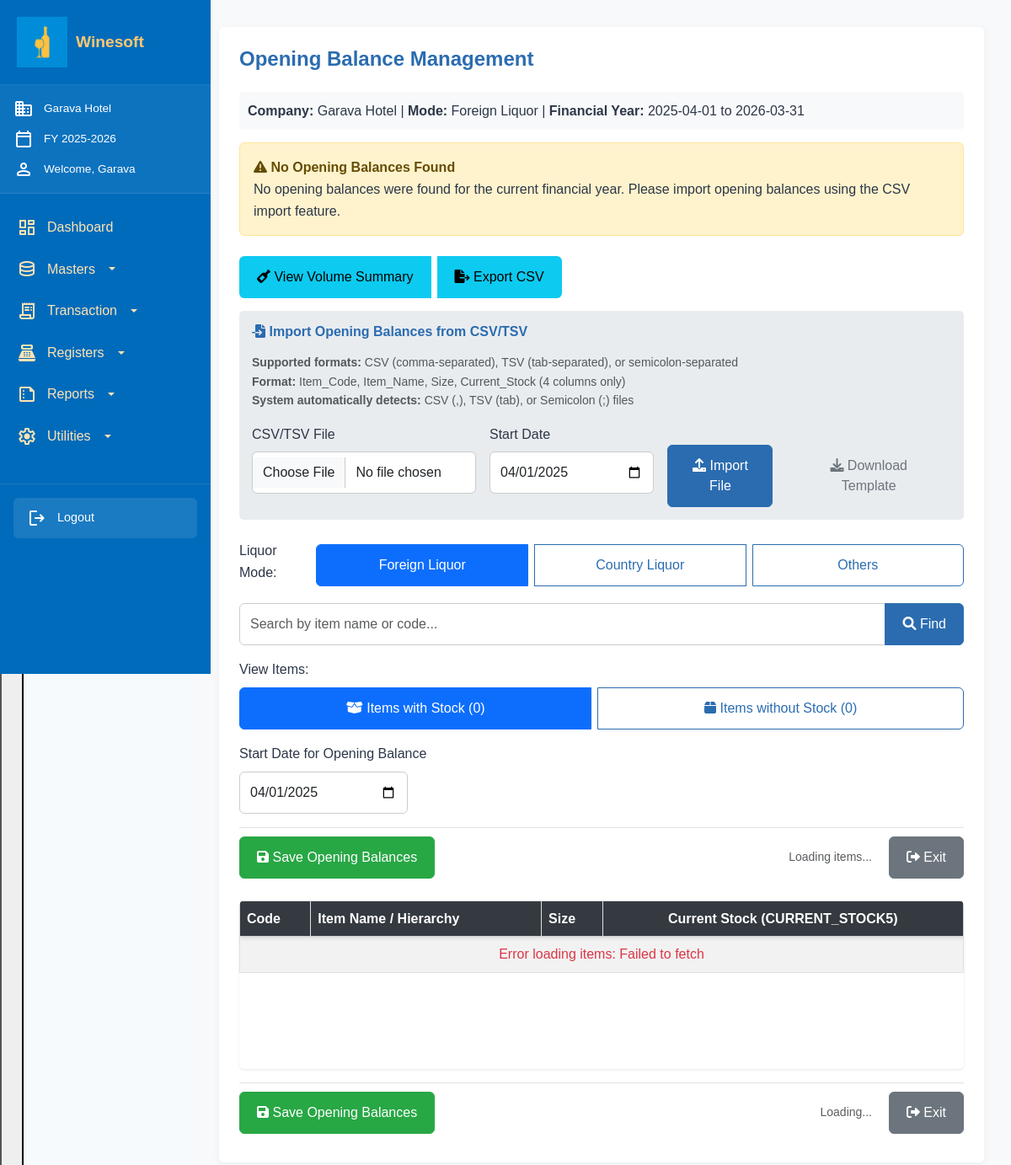
/public/opening_balance.php (signed in), run on the app's committed database.
### tables this page shows
CREATE TABLE `tblcompany` (
  `CompID` int(11) NOT NULL,
  `COMP_NAME` varchar(50) NOT NULL,
  `CF_LINE` varchar(15) DEFAULT NULL,
  `CS_LINE` varchar(35) DEFAULT NULL,
  `FIN_YEAR` int(15) NOT NULL,
  `COMP_ADDR` varchar(100) DEFAULT NULL,
  `COMP_FLNO` varchar(12) DEFAULT NULL,
  `GST_NO` varchar(20) DEFAULT NULL,
  `MVAT_NO` varchar(20) DEFAULT NULL,
  `license_type_id` int(11) DEFAULT NULL,
  `License_Type` varchar(20) DEFAULT NULL,
  `CREATED_AT` timestamp NOT NULL DEFAULT current_timestamp(),
  `UPDATED_AT` timestamp NOT NULL DEFAULT current_timestamp() ON UPDATE current_timestamp(),
  `IMFLLimit` decimal(15,2) DEFAULT NULL,
  `BEERLimit` decimal(15,2) DEFAULT NULL,
  `CLLimit` decimal(15,2) DEFAULT NULL,
  `sales_tax_percent` decimal(5,2) DEFAULT 0.00,
  `cl_tax` decimal(10,2) DEFAULT 0.00,
  `imfl_tax` decimal(10,2) DEFAULT 0.00,
  `wine_tax` decimal(10,2) DEFAULT 0.00,
  `mid_beer_tax` decimal(10,2) DEFAULT 0.00,
  `strong_beer_tax` decimal(10,2) DEFAULT 0.00,
  `tcs_percent` decimal(5,2) DEFAULT 1.00,
  `surcharges_percent` decimal(5,2) DEFAULT 0.00,
  `educ_cess_percent` decimal(5,2) DEFAULT 0.00,
  `court_fees` decimal(10,2) DEFAULT 10.00,
  `check_negative_balance` tinyint(1) DEFAULT 0,
  `customer_sales` varchar(50) DEFAULT 'SHOP',
  `winesoft_path` varchar(255) DEFAULT 'C:\\Wines\\WINE0910\\A.DBF',
  `max_mls_per_bill` int(11) DEFAULT NULL,
  `d_printing_mode` varchar(20) DEFAULT 'Printer',
  `display_sub_heads` tinyint(1) DEFAULT 1,
  `stock_valuation_percent` decimal(5,2) DEFAULT 26.00,
  `flr5_spacing` tinyint(1) DEFAULT 0,
  `flr3a_spacing` tinyint(1) DEFAULT 0,
  `fender_godown` tinyint(1) DEFAULT 0,
  `number_of_counters` int(11) DEFAULT 1,
  `data_folder` varchar(50) DEFAULT 'DIAM2526',
  `weekly_off` varchar(20) DEFAULT 'None',
  `computer_type` varchar(20) DEFAULT 'Laptop',
  `winesoft_mode` varchar(50) DEFAULT 'Wine Shop'
);

CREATE TABLE `tblfinyear` (
  `ID` int(11) NOT NULL,
  `START_DATE` datetime DEFAULT NULL,
  `END_DATE` datetime DEFAULT NULL,
  `ACTIVE` tinyint(1) NOT NULL
);

### public/license_functions.php (called while the page is built, shortened)
<?php
function getCompanyLicenseType($company_id, $conn) {
    $stmt = $conn->prepare("
        SELECT lt.license_code
        FROM tblcompany c
        JOIN license_types lt ON c.license_type_id = lt.id
        WHERE c.CompID = ?
    ");
    $stmt->bind_param("i", $company_id);
    $stmt->execute();
    $result = $stmt->get_result();
    if ($result->num_rows > 0) {
        $company = $result->fetch_assoc();
        return $company['license_code'];
    }
    return null;
}
function getClassesByLicenseType($license_type, $conn) {
    $classes = [];
    switch($license_type) {
        case 'FL-III':
            $allowed_sgroups = ['W', 'V', 'M', 'F', 'D', 'K', 'G', 'R'];
            break;
    }
    foreach ($allowed_sgroups as $sgroup) {
        $desc = getSGroupDescription($sgroup);
        $classes[] = [
            'SGROUP' => $sgroup,
            'DESC' => $desc
        ];
    }
    return $classes;
}
function getSGroupDescription($sgroup) {
    $descriptions = [
        'W' => 'Whisky/Spirit',
        'V' => 'Wine',
        'D' => 'Brandy/Cognac',
        'K' => 'Vodka',
        'G' => 'Gin',
        'R' => 'Rum',
        'F' => 'Strong Beer',
        'M' => 'Mild Beer',
        'O' => 'Others',
        'L' => 'Country Liquor'
    ];
    return isset($descriptions[$sgroup]) ? $descriptions[$sgroup] : 'Unknown';
}
?>

### public/opening_balance.php (the view, shortened to what this page needs)
<?php
function debug_log($message, $data = null) {
    $log_file = __DIR__ . '/opening_balance_debug.log';
    $timestamp = date('Y-m-d H:i:s');
    $log_entry = "[$timestamp] $message";
    if ($data !== null) {
        $log_entry .= " - " . print_r($data, true);
    }
    $log_entry .= PHP_EOL;
}
$comp_id = $_SESSION['CompID'];
$fin_year_id = $_SESSION['FIN_YEAR_ID'];
include_once "../config/db.php";
require_once 'license_functions.php';
function getFinancialYearStartDate($fin_year_id, $conn) {
    $query = "SELECT START_DATE, END_DATE FROM tblfinyear WHERE ID = ? LIMIT 1";
    $stmt = $conn->prepare($query);
    $stmt->bind_param("i", $fin_year_id);
    $stmt->execute();
    $result = $stmt->get_result();
    if ($row = $result->fetch_assoc()) {
        $start_date = $row['START_DATE'];
        $end_date = $row['END_DATE'];
        $cache = [
            'start' => date('Y-m-d', strtotime($start_date)),
            'end' => date('Y-m-d', strtotime($end_date))
        ];
        return $cache;
    }
    $cache = [
        'start' => date('Y') . '-04-01',
        'end' => date('Y') . '-03-31'
    ];
    return $cache;
}
$fy_dates = getFinancialYearStartDate($fin_year_id, $conn);
$default_start_date = $fy_dates['start'];
$company_id = $_SESSION['CompID'];
$license_type = getCompanyLicenseType($company_id, $conn);
$available_classes = getClassesByLicenseType($license_type, $conn);
$allowed_classes = [];
foreach ($available_classes as $class) {
    $allowed_classes[] = $class['SGROUP'];
}
$mode = isset($_GET['mode']) ? $_GET['mode'] : 'F';
$first_batch_data = findFirstOpeningBatchDate(
    $conn,
    $comp_id,
    $mode,
    $fy_dates['start'],
    $fy_dates['end'],
    $allowed_classes
);
$mode = isset($_GET['mode']) ? $_GET['mode'] : 'F';
$search = isset($_GET['search']) ? trim($_GET['search']) : '';
$view_type = isset($_GET['view']) ? $_GET['view'] : 'with_stock';
$company_query = "SELECT c.CompID, c.Comp_Name, fy.START_DATE, fy.END_DATE
                  FROM tblcompany c
                  CROSS JOIN tblfinyear fy
                  WHERE c.CompID = ? AND fy.ID = ?";
$company_stmt = $conn->prepare($company_query);
$company_stmt->bind_param("ii", $comp_id, $fin_year_id);
$company_stmt->execute();
$company_result = $company_stmt->get_result();
$row = $company_result->fetch_assoc();
$current_company = ['CompID' => $row['CompID'], 'Comp_Name' => $row['Comp_Name']];
$finyear_data = ['START_DATE' => $row['START_DATE'], 'END_DATE' => $row['END_DATE']];
function getArchiveTableName($comp_id, $month) {
    $timestamp = strtotime($month . '-01');
    $month_year = date('m_y', $timestamp);
    return "tbldailystock_{$comp_id}_{$month_year}";
}
function generateMonthsInRange($start_date, $end_date) {
    $months = [];
    $start = trim($start_date);
    $end = trim($end_date);
    $start_ts = strtotime($start);
    $end_ts = strtotime($end);
    $current = date('Y-m-01', $start_ts);
    $end_month = date('Y-m-01', $end_ts);
    while ($current <= $end_month) {
        $months[] = date('Y-m', strtotime($current));
        $current = date('Y-m-01', strtotime($current . ' +1 month'));
    }
    return $months;
}
function findFirstOpeningBatchDate($conn, $comp_id, $mode, $fy_start, $fy_end, $allowed_classes) {
    $months = generateMonthsInRange($fy_start, $fy_end);
    foreach ($months as $month) {
        $current_month = date('Y-m');
        $table_name = ($month == $current_month) ? "tbldailystock_$comp_id" : getArchiveTableName($comp_id, $month);
        $table_check = $conn->query("SHOW TABLES LIKE '$table_name'");
        if ($table_check->num_rows == 0) continue;
    }
    return null;
}
$total_with_stock = 0;
$total_without_stock = 0;
?>
<!DOCTYPE html>
<html lang="en">
<head>
  <link href="https://cdn.jsdelivr.net/npm/bootstrap@5.3.0/dist/css/bootstrap.min.css" rel="stylesheet">
  <link rel="stylesheet" href="https://cdnjs.cloudflare.com/ajax/libs/font-awesome/6.0.0/css/all.min.css">
  <link rel="stylesheet" href="css/style.css?v=<?=time()?>">
  <link rel="stylesheet" href="css/navbar.css?v=<?=time()?>">
</head>
<body>
<div class="dashboard-container">
  <?php include 'components/navbar.php'; ?>
  <div class="main-content">
    <?php include 'components/header.php'; ?>
    <div class="content-area">
      <h3 class="mb-4">Opening Balance Management</h3>
      <div class="company-info">
        <strong>Company:</strong> <span id="companyName"><?php echo htmlspecialchars($current_company['Comp_Name']); ?></span> |
        <strong>Mode:</strong> <span id="currentMode"><?php echo $mode === 'F' ? 'Foreign Liquor' : ($mode === 'C' ? 'Country Liquor' : 'Others'); ?></span> |
        <strong>Financial Year:</strong> <span id="financialYear"><?php echo date('Y-m-d', strtotime($finyear_data['START_DATE'])) . ' to ' . date('Y-m-d', strtotime($finyear_data['END_DATE'])); ?></span>
      </div>
      <?php if ($first_batch_data): ?>
      <div class="alert alert-info mb-4">
        <i class="fas fa-info-circle"></i>
        <strong>First Batch Opening Date:</strong> <?= date('d M Y', strtotime($first_batch_data['date'])) ?>
        <span class="text-muted">(Showing only items from the first batch of opening entries with no prior purchases)</span>
      </div>
      <?php else: ?>
      <div class="alert alert-warning mb-4">
        <i class="fas fa-exclamation-triangle"></i>
        <strong>No Opening Balances Found</strong>
        <p class="mb-0">No opening balances were found for the current financial year. Please import opening balances using the CSV import feature.</p>
      </div>
      <?php endif; ?>
      <div class="import-export-buttons">
        <div class="btn-group">
          <button type="button" class="btn btn-info position-relative" data-bs-toggle="modal" data-bs-target="#openingBalanceVolumeModal" onclick="loadVolumeSummary()">
            <i class="fas fa-wine-bottle"></i> View Volume Summary
          </button>
          <a href="?mode=<?= $mode ?>&view=<?= $view_type ?>&search=<?= urlencode($search) ?>&export=csv" class="btn btn-info">
            <i class="fas fa-file-export"></i> Export CSV
          </a>
        </div>
      </div>
      <div class="import-section mb-4">
        <h5><i class="fas fa-file-import"></i> Import Opening Balances from CSV/TSV</h5>
        <p class="text-muted small">
          <strong>Supported formats:</strong> CSV (comma-separated), TSV (tab-separated), or semicolon-separated<br>
          <strong>Format:</strong> Item_Code, Item_Name, Size, Current_Stock (4 columns only)<br>
          <strong>System automatically detects:</strong> CSV (,), TSV (tab), or Semicolon (;) files
        </p>
        <form method="POST" enctype="multipart/form-data" class="row g-3 align-items-end" id="importForm">
          <div class="col-md-4">
            <label for="csv_file" class="form-label">CSV/TSV File</label>
            <input type="file" class="form-control" id="csv_file" name="csv_file" accept=".csv,.txt,.tsv" required>
          </div>
          <div class="col-md-3">
            <label for="start_date_import" class="form-label">Start Date</label>
            <input type="date" class="form-control" id="start_date_import" name="start_date" value="<?= $default_start_date ?>" required>
          </div>
          <div class="col-md-2">
            <button type="submit" class="btn btn-primary w-100" id="importBtn">
              <i class="fas fa-upload"></i> Import File
            </button>
          </div>
          <div class="col-md-3">
            <a href="?download_template=1&mode=<?= $mode ?>" class="btn btn-outline-secondary w-100 download-template">
              <i class="fas fa-download"></i> Download Template
            </a>
          </div>
        </form>
      </div>
      <div class="mode-selector mb-3">
        <label class="form-label">Liquor Mode:</label>
        <div class="btn-group" role="group">
          <a href="?mode=F&view=<?= $view_type ?>&search=<?= urlencode($search) ?>"
             class="btn btn-outline-primary mode-btn <?= $mode === 'F' ? 'active' : '' ?>" data-mode="F">
            Foreign Liquor
          </a>
          <a href="?mode=C&view=<?= $view_type ?>&search=<?= urlencode($search) ?>"
             class="btn btn-outline-primary mode-btn <?= $mode === 'C' ? 'active' : '' ?>" data-mode="C">
            Country Liquor
          </a>
          <a href="?mode=O&view=<?= $view_type ?>&search=<?= urlencode($search) ?>"
             class="btn btn-outline-primary mode-btn <?= $mode === 'O' ? 'active' : '' ?>" data-mode="O">
            Others
          </a>
        </div>
      </div>
      <form method="GET" class="search-control mb-3" id="searchForm">
        <div class="input-group">
          <input type="text" name="search" class="form-control" id="searchInput"
                 placeholder="Search by item name or code..." value="<?= htmlspecialchars($search); ?>">
          <button type="submit" class="btn btn-primary">
            <i class="fas fa-search"></i> Find
          </button>
        </div>
      </form>
      <div class="view-toggle-buttons mb-3">
        <label class="form-label">View Items:</label>
        <div class="btn-group" role="group">
          <a href="?mode=<?= $mode ?>&view=with_stock&search=<?= urlencode($search) ?>"
             class="btn btn-outline-primary view-btn <?= $view_type === 'with_stock' ? 'active' : '' ?>" data-view="with_stock">
            <i class="fas fa-box-open"></i> Items with Stock (<span id="withStockCount"><?= $total_with_stock ?></span>)
          </a>
          <a href="?mode=<?= $mode ?>&view=without_stock&search=<?= urlencode($search) ?>"
             class="btn btn-outline-primary view-btn <?= $view_type === 'without_stock' ? 'active' : '' ?>" data-view="without_stock">
            <i class="fas fa-box"></i> Items without Stock (<span id="withoutStockCount"><?= $total_without_stock ?></span>)
          </a>
        </div>
      </div>
      <form method="POST" id="balanceForm">
        <div class="mb-3">
          <label for="start_date_balance" class="form-label">Start Date for Opening Balance</label>
          <input type="date" class="form-control" id="start_date_balance" name="start_date" value="<?= $default_start_date ?>" required style="max-width: 200px;">
        </div>
        <div class="action-btn mb-3 d-flex gap-2">
          <button type="submit" name="update_balances" class="btn btn-success" id="saveBtn">
            <i class="fas fa-save"></i> Save Opening Balances
          </button>
          <div class="ms-auto">
            <span class="text-muted me-3" id="itemCountDisplay">
              Loading items...
            </span>
            <a href="dashboard.php" class="btn btn-secondary">
              <i class="fas fa-sign-out-alt"></i> Exit
            </a>
          </div>
        </div>
        <div class="table-container" id="tableContainer">
          <table class="table table-striped table-bordered table-hover">
            <thead class="sticky-header">
              <tr>
                <th>Code</th>
                <th>Item Name / Hierarchy</th>
                <th>Size</th>
                <th class="company-column">
                  Current Stock (CURRENT_STOCK<?= $comp_id ?>)
                </th>
              </tr>
            </thead>
            <tbody id="itemsTableBody">
            </tbody>
          </table>
          <div class="infinite-scroll-trigger" id="scrollTrigger">
          </div>
        </div>
        <div class="action-btn mt-3 d-flex gap-2">
          <button type="submit" name="update_balances" class="btn btn-success" id="saveBottomBtn">
            <i class="fas fa-save"></i> Save Opening Balances
          </button>
          <div class="ms-auto">
            <span class="text-muted me-3" id="bottomItemCountDisplay">
              Loading...
            </span>
            <a href="dashboard.php" class="btn btn-secondary">
              <i class="fas fa-sign-out-alt"></i> Exit
            </a>
          </div>
        </div>
      </form>
    </div>
  </div>
</div>
</body>
</html>

### data on the page
tblcompany: COMP_NAME "Garava Hotel", tblfinyear.START_DATE+END_DATE "2025-04-01", tblfinyear.START_DATE+END_DATE "2026-03-31", CompID "5"
tblfinyear: start_date "04/01/2025"

### other printed values
$companyName "Garava Hotel"
$financialYear "2025-2026"
$username "Garava"
$total_with_stock "0"
$total_without_stock "0"
